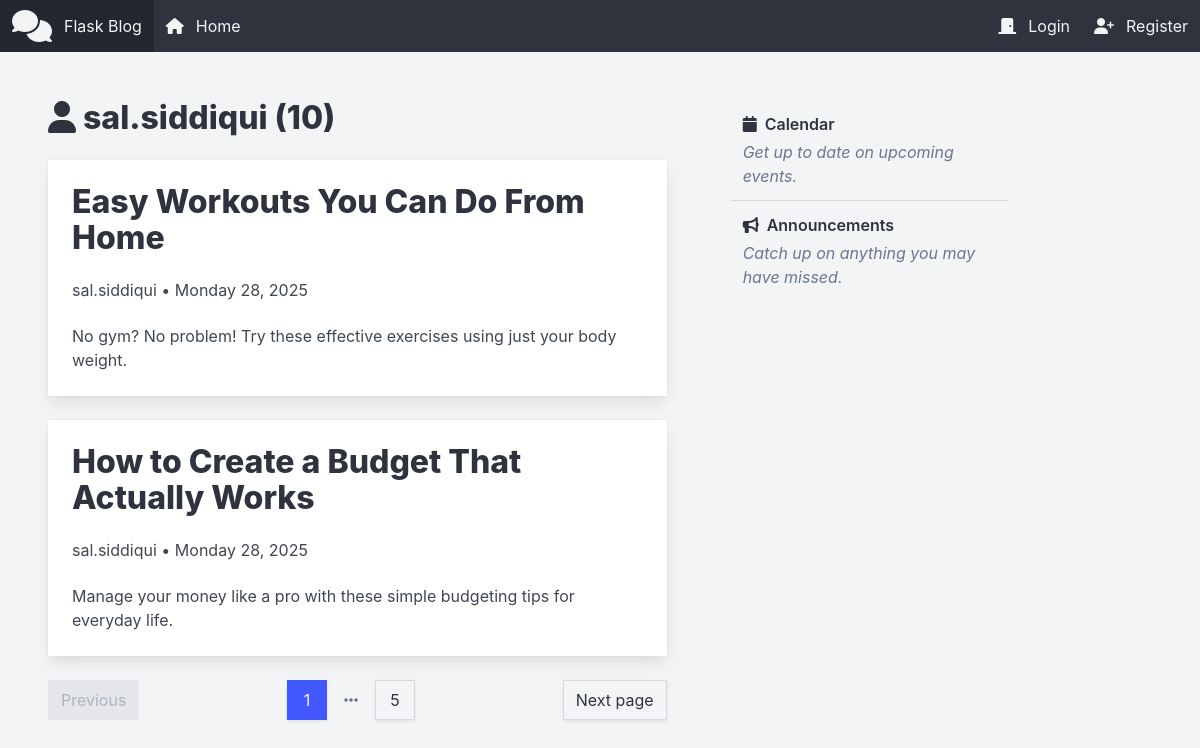
The app's page /user/sal.siddiqui/posts with its own data.
### app/utils/models/User.py (models this page shows, shortened)
class User(db.Model, UserMixin):
    __tablename__ = "users"
    id = db.Column(db.Integer, primary_key=True)
    username = db.Column(db.String(20), unique=True, nullable=False)
    email = db.Column(db.String(120), unique=True, nullable=False)
    password = db.Column(db.String(60), nullable=False)
    posts = db.relationship("Post", back_populates="author", lazy="select")

### app/utils/models/Post.py (models this page shows, shortened)
class Post(db.Model):
    __tablename__ = "posts"
    id = db.Column(db.Integer, primary_key=True)
    title = db.Column(db.String(100), nullable=False)
    date_posted = db.Column(db.DateTime, default=lambda: datetime.now(timezone.utc))
    content = db.Column(db.Text, nullable=False)
    user_id = db.Column(db.Integer, db.ForeignKey("users.id"), nullable=False)
    author = db.relationship("User", back_populates="posts")

### app/routes/user/web_route.py (the view)
@bp_user_web.route("<string:username>/posts")
def user_posts(username):
    user = User.query.filter_by(username=username).first_or_404()
    page = request.args.get("page", default=1, type=int)
    posts = (
        Post.query.filter_by(author=user)
        .order_by(Post.date_posted.desc())
        .paginate(page=page, per_page=2)
    )
    return render_template(
        "user-posts.html", title=user.username, posts=posts, user=user, username=user.username
    )

### app/templates/user/user-posts.html
{% extends 'layout/base.html' %}
{% set endpoint = "user_web.user_posts" %}
{% block content %}
    <p class="title">
        <i class="fa-solid fa-user"></i>
        {{ user.username }} ({{ posts.total }})
    </p>
    {% for post in posts.items %}
        {% include './components/_post.html' %}
    {% endfor %}
    {% include './components/_pagination.html' %}
{% endblock content %}

### app/templates/layout/base.html (shortened to what this page needs)
<!DOCTYPE html>
<html lang="en"
      class="has-background-light theme-light">
    <head>
        {% include 'layout/_link-tags.html' %}
    </head>
    <body>
        {% include 'layout/_navigation-bar.html' %}
        <main class="container mx-6 my-6">
            <div class="columns is-8">
                <div class="column is-two-thirds">
                    {% block content %}
                    {% endblock content %}
                </div>
                <div class="column is-one-third">
                    {% include 'layout/_side-content.html' %}
                </div>
            </div>
        </main>
    </body>
</html>

### app/templates/layout/_link-tags.html (shortened to what this page needs)
<link rel="stylesheet"
      href="https://cdn.jsdelivr.net/npm/bulma@1.0.2/css/bulma.min.css" />
<link rel="stylesheet"
      href="{{ url_for('static', filename='styles/bulma-lists.css') }}" />
<link rel="stylesheet"
      href="{{ url_for('static', filename='styles/custom.css') }}" />
<link disabled
      rel="stylesheet"
      href="{{ url_for('static', filename='styles/debug.css') }}" />

### app/templates/layout/_navigation-bar.html (shortened to what this page needs)
<nav class="navbar is-dark">
    <div class="navbar-brand">
        <a href="#" class="navbar-item">
            <i class="fa-solid fa-comments fa-2xl"></i>
            Flask Blog
        </a>
    </div>
    <div class="navbar-menu" id="navMenu">
        <div class="navbar-start">
            <a href='{{ url_for("default_web.home") }}'
               class="navbar-item">
                <i class="fa-solid fa-house"></i>
                Home
            </a>
        </div>
        <div class="navbar-end">
            {% if current_user.is_authenticated %}
                <a href='{{ url_for("post_web.new_post") }}'
                   class="navbar-item">
                    <i class="fa-solid fa-pencil"></i>
                    New Post
                </a>
                <a href='{{ url_for("user_web.account") }}'
                   class="navbar-item">
                    <i class="fas fa-user"></i>
                    Account
                </a>
                <a href='{{ url_for("authentication_web.logout") }}'
                   class="navbar-item">
                    <i class="fa-solid fa-door-open"></i>
                    Logout
                </a>
            {% else %}
                <a href='{{ url_for("authentication_web.login") }}'
                   class="navbar-item">
                    <i class="fa-solid fa-door-closed"></i>
                    Login
                </a>
                <a href='{{ url_for("authentication_web.register") }}'
                   class="navbar-item">
                    <i class="fa-solid fa-user-plus"></i>
                    Register
                </a>
            {% endif %}
        </div>
    </div>
</nav>

### app/templates/components/_post.html (shortened to what this page needs)
<div class="card is-radiusless">
    <div class="card-content">
        <p class="title is-spaced">
            <a href='{{ url_for("post_web.post_page", post_id=post.id) }}'
               class="has-text-inherit">
                {{ post.title }}
            </a>
        </p>
        <p class="subtitle is-6">
            <a href='{{ url_for("user_web.user_posts", username=post.author.username) }}'
               class="has-text-inherit">
                {{ post.author.username }}
            </a>
            • {{ post.date_posted.strftime("%A %d, %Y") }}
        </p>
        <p class="block has-text-inherit">
            {{ post.content }}
        </p>
    </div>
</div>

### app/templates/components/_pagination.html
<nav class="pagination is-centered">
    <a href='{{ url_for(request.endpoint, page=posts.prev_num, username=username) if posts.has_prev else "#" }}'
       class="pagination-previous is-radiusless"
       {% if not posts.has_prev %}disabled{% endif %}>Previous</a>
    <a href='{{ url_for(request.endpoint, page=posts.next_num, username=username) if posts.has_next else "#" }}'
       class="pagination-next is-radiusless"
       {% if not posts.has_next %}disabled{% endif %}>Next page</a>
    <ul class="pagination-list">
        {% for page_num in posts.iter_pages(left_edge=1, right_edge=1, left_current=1, right_current=1) %}
            <li>
                {% if page_num == posts.page %}
                    <a href="#"
                       class="pagination-link is-radiusless is-current">{{ page_num }}</a>
                {% elif page_num %}
                    <a href='{{ url_for(request.endpoint, page=page_num, username=username) }}'
                       class="pagination-link is-radiusless">{{ page_num }}</a>
                {% else %}
                    <span class="pagination-ellipsis is-radiusless">
                        <i class="fa-solid fa-ellipsis"></i>
                    </span>
                {% endif %}
            </li>
        {% endfor %}
    </ul>
</nav>

### app/templates/layout/_side-content.html
<div class="list has-hoverable-list-items">
    <a class="list-item" href="#">
        <div class="list-item-content">
            <div class="list-item-title">
                <i class="fa-solid fa-calendar mr-1"></i>
                Calendar
            </div>
            <div class="list-item-description mt-1 is-italic">
                Get up to date on upcoming events.
            </div>
        </div>
    </a>
    <a class="list-item" href="#">
        <div class="list-item-content">
            <div class="list-item-title">
                <i class="fa-solid fa-bullhorn mr-1"></i>
                Announcements
            </div>
            <div class="list-item-description mt-1 is-italic">
                Catch up on anything you may have missed.
            </div>
        </div>
    </a>
</div>

### records on screen
User: username "sal.siddiqui"
Post: title "Easy Workouts You Can Do From Home", author.username "sal.siddiqui", date_posted "Monday 28, 2025", content "No gym? No problem! Try these effective exercises using just your body weight."
Post: title "How to Create a Budget That Actually Works", author.username "sal.siddiqui", date_posted "Monday 28, 2025", content "Manage your money like a pro with these simple budgeting tips for everyday life."

### other values on screen
{{ posts.total }} "10"
{{ page_num }} "1"
{{ page_num }} "5"
